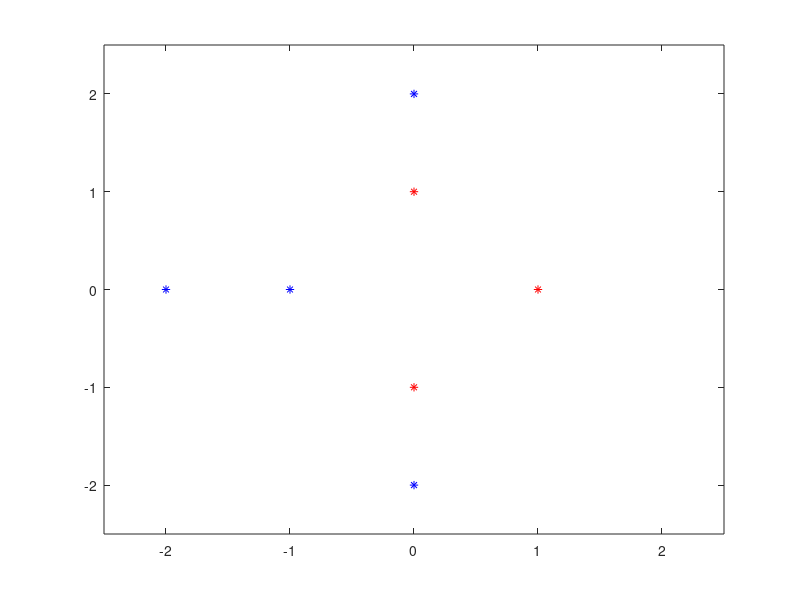
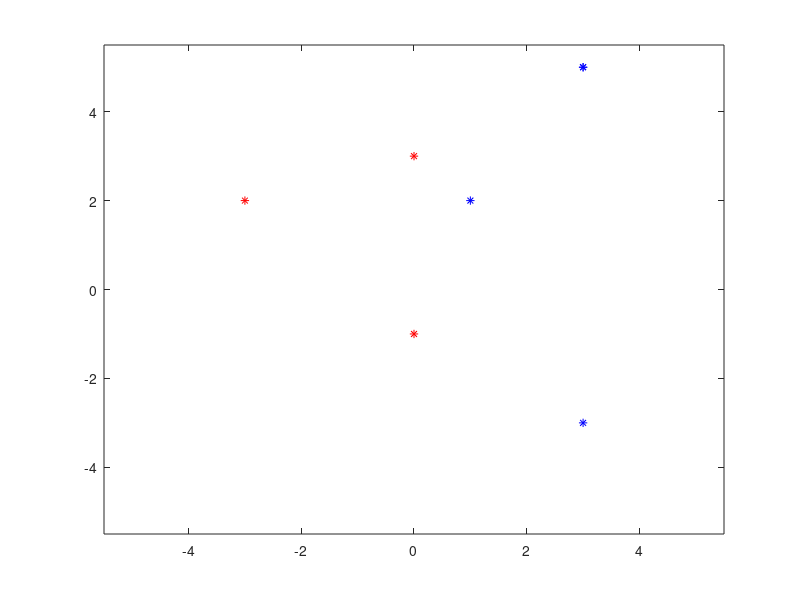

Write MATLAB code to recreate these figures, in order.
clear; clc; close all;

x_pos = [-1 0; 0 2; 0 -2; -2 0];
x_neg = [1 0; 0 1; 0 -1];

plot(x_pos(:,1),x_pos(:,2),'*','Color','b')
xlim([-2.5 2.5])
ylim([-2.5 2.5])
hold on
plot(x_neg(:,1),x_neg(:,2),'*','Color','r')

z_pos = [x_pos(:,2).^2-2*x_pos(:,1)-1 x_pos(:,1).^2-2*x_pos(:,2)+1];
z_neg = [x_neg(:,2).^2-2*x_neg(:,1)-1 x_neg(:,1).^2-2*x_neg(:,2)+1];

figure
plot(z_pos(:,1),z_pos(:,2),'*','Color','b')
xlim([-5.5 5.5])
ylim([-5.5 5.5])
hold on
plot(z_neg(:,1),z_neg(:,2),'*','Color','r')
